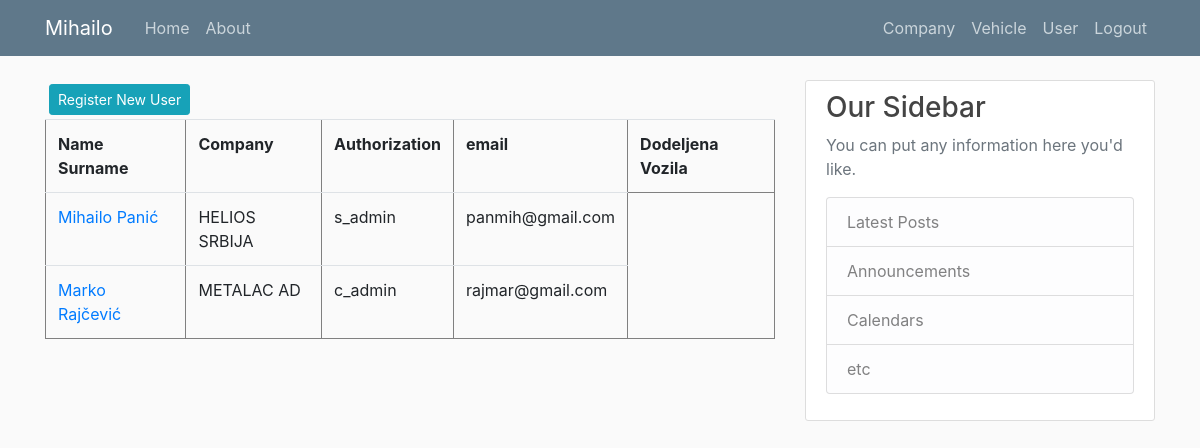
Screenshot of /user_list (signed in) with the database file from the repository.
### putninalozi/models.py (models this page shows, shortened)
class User(db.Model, UserMixin):
    id = db.Column(db.Integer, primary_key=True)
    email = db.Column(db.String(120), unique=True, nullable=False)
    old_email = db.Column(db.String(120), unique=True, nullable=False)
    password = db.Column(db.String(60), nullable = False)
    name = db.Column(db.String(20), unique=False, nullable=False)
    surname = db.Column(db.String(20), unique=False, nullable=False)
    authorization = db.Column(db.String(10), nullable = False) # ovde treba da budu tipovi korisnika: S_admin, C_admin, C_user
    company_id = db.Column(db.Integer, db.ForeignKey('company.id'), nullable=True)
    travelwarrants = db.relationship('TravelWarrant', backref='travelwarrant_user', lazy=True)

class Company(db.Model):
    id = db.Column(db.Integer, primary_key=True)
    companyname = db.Column(db.String(20), unique=True, nullable=False)         #Helios, Metalac, Tetrapak, Foka, Papir Print
    company_address = db.Column(db.String(20), unique=False, nullable=False)
    company_address_number = db.Column(db.Integer, nullable=False)
    company_zip_code = db.Column(db.Integer, nullable=False)
    company_city = db.Column(db.String(20), unique=False, nullable=False)
    company_state = db.Column(db.String(20), unique=False, nullable=False)
    company_pib = db.Column(db.Integer, nullable=False)
    company_mb = db.Column(db.Integer, nullable=False)
    company_site = db.Column(db.String(20), unique=True, nullable=False) #vidi imali neki model tipa db.Link()
    company_mail = db.Column(db.String(120), unique=True, nullable=False)
    company_phone = db.Column(db.Integer, nullable=False)
    company_logo = db.Column(db.String(60), nullable=False)
    users = db.relationship('User', backref='user_company', lazy=True)
    vehicles = db.relationship('Vehicle', backref='vehicle_company', lazy=True)

### putninalozi/users/routes.py (the view)
@users.route("/user_list")
def user_list():
    users = User.query.all()
    return render_template('user_list.html', title='Users', users=users)

### putninalozi/models.py (called while the page is built)
@login_manager.user_loader
def load_user(user_id):
    return User.query.get(int(user_id))

### putninalozi/templates/user_list.html (shortened to what this page needs)
{% extends "layout.html" %}
{% block content %}
{% if current_user.authorization != 'c_user' %}
  <a class="btn btn-info btn-sm m-1" href="{{ url_for('users.register_u') }}">Register New User</a>
{% endif %}
<table  border="1" class="table">
  {% if current_user.authorization == 's_admin' %}
    <tr id="header">
      <th>Name Surname</th>
      <th>Company</th>
      <th>Authorization</th>
      <th>email</th>
      <th>Dodeljena Vozila</th>
    </tr>
    {% for user in users %}
      <tr>
        <td> <a class="mr-2" href="{{ url_for('users.user_profile', user_id=user.id) }}" title="Edit User">{{ user.name }} {{ user.surname }}</a> </td>
        <td>{{ user.user_company.companyname }}</td>
        <td>{{ user.authorization }}</td>
        <td>{{ user.email }}</td>
      </tr>
    {% endfor %}
  {% endif %}
</table>
{% endblock content%}

### putninalozi/templates/layout.html (shortened to what this page needs)
<!doctype html>
<html lang="en">
  <head>
    <link rel="stylesheet" href="https://cdn.jsdelivr.net/npm/bootstrap@4.3.1/dist/css/bootstrap.min.css">
    <link rel="stylesheet" type="text/css" href="{{ url_for('static', filename='main.css') }}">
  </head>
  <body>
    <header class="site-header">
      <nav class="navbar navbar-expand-md navbar-dark bg-steel fixed-top">
        <div class="container">
          <a class="navbar-brand mr-4" href="/">{{ current_user.name }}</a>
          <div class="collapse navbar-collapse" id="navbarToggle">
            <div class="navbar-nav mr-auto">
              <a class="nav-item nav-link" href="{{ url_for('main.home') }}">Home</a>
              <a class="nav-item nav-link" href="{{ url_for('main.about') }}">About</a>
            </div>
            <div class="navbar-nav">
              {% if current_user.is_authenticated %}
                {% if current_user.authorization == 's_admin' %}
                  <a class="nav-item nav-link" href="{{ url_for('companys.company_list') }}">Company</a>
                  <a class="nav-item nav-link" href="{{ url_for('vehicles.vehicle_list') }}">Vehicle</a>
                  <a class="nav-item nav-link" href="{{ url_for('users.user_list') }}">User</a>
                  <a class="nav-item nav-link" href="{{ url_for('users.logout') }}">Logout</a>
                {% else %}
                  <a class="nav-item nav-link" href="{{ url_for('users.user_list') }}">User</a>
                  <a class="nav-item nav-link" href="{{ url_for('users.logout') }}">Logout</a>
                {% endif %}
              {% else %}
                <a class="nav-item nav-link" href="{{ url_for('users.login') }}">Login</a>
              {% endif %}
            </div>
          </div>
        </div>
      </nav>
    </header>
    <main role="main" class="container">
      <div class="row">
        <div class="col-md-8">
          {% block content %}{% endblock %}
        </div>
        <div class="col-md-4">
          <div class="content-section">
            <h3>Our Sidebar</h3>
            <p class='text-muted'>You can put any information here you'd like.
              <ul class="list-group">
                <li class="list-group-item list-group-item-light">Latest Posts</li>
                <li class="list-group-item list-group-item-light">Announcements</li>
                <li class="list-group-item list-group-item-light">Calendars</li>
                <li class="list-group-item list-group-item-light">etc</li>
              </ul>
            </p>
          </div>
        </div>
      </div>
    </main>
  </body>
</html>

### putninalozi/static/main.css (style rules this page uses)
body { background: #fafafa; color: #333333; margin-top: 5rem; }
h1, h2, h3, h4, h5, h6 { color: #444444; }
.bg-steel { background-color: #5f788a; }
.site-header .navbar-nav .nav-link { color: #cbd5db; }
.content-section { background: #ffffff; padding: 10px 20px; border: 1px solid #dddddd; border-radius: 3px; margin-bottom: 20px; }

### rows the page displays
User: name "Mihailo", surname "Panić", user_company.companyname "HELIOS SRBIJA", authorization "s_admin", email "panmih@gmail.com"
User: name "Marko", surname "Rajčević", user_company.companyname "METALAC AD", authorization "c_admin", email "rajmar@gmail.com"
